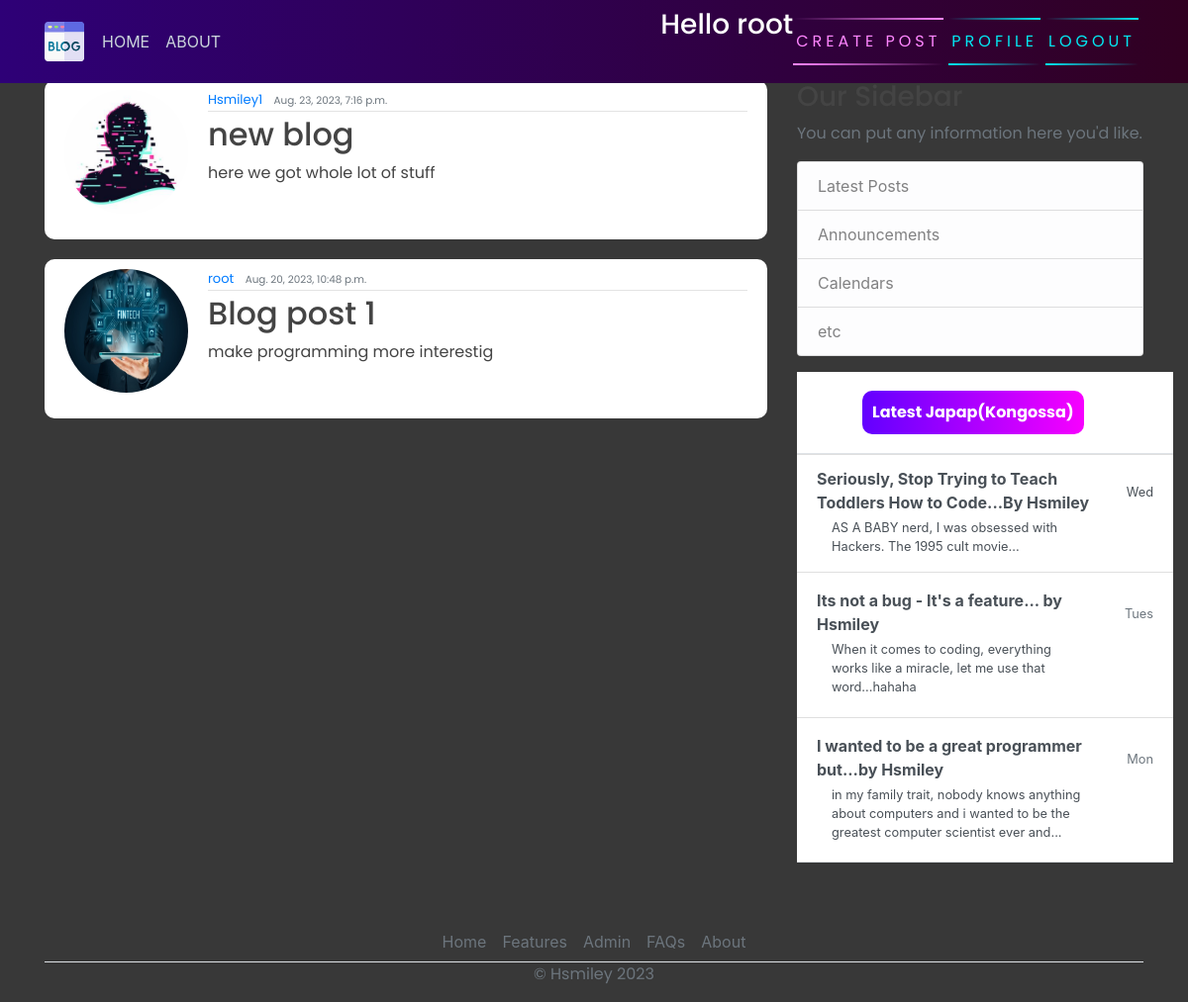
The app's page / (signed in), older data.
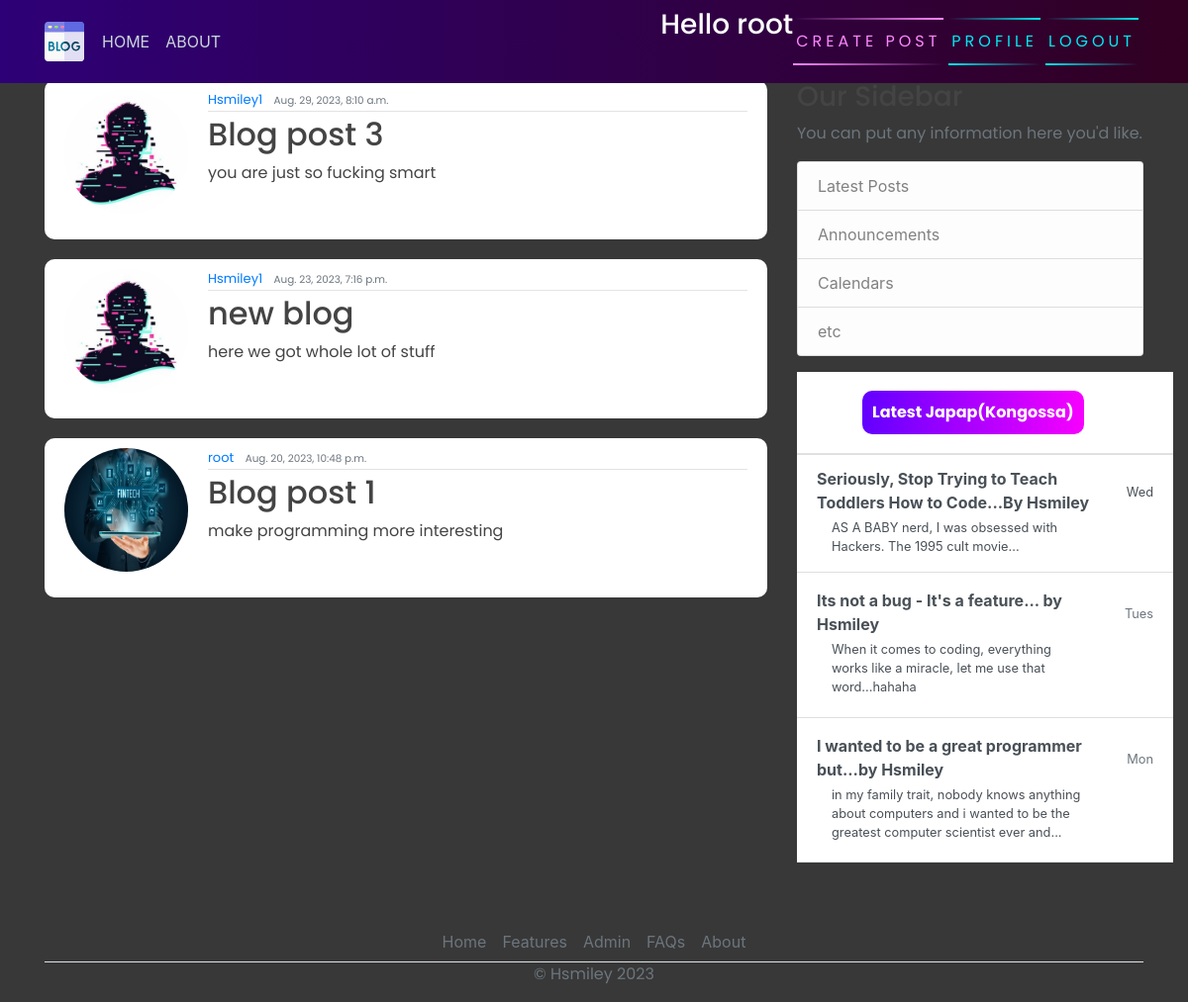
The same page, newer data.
### blog/models.py (models this page shows, shortened)
class Post(models.Model):
    title = models.CharField(max_length=100)
    content = models.TextField()
    date_posted = models.DateTimeField(default=timezone.now) # auto_now_add=True
    author = models.ForeignKey(User, on_delete=models.CASCADE) # if user is deleted, delete all posts

### user/models.py (models this page shows, shortened)
class Profile(models.Model):
    user = models.OneToOneField(User, related_name='profile', on_delete=models.CASCADE)
    image = models.ImageField(default='default.jpg', upload_to='profile_pics')

### blog/views.py (the view)
# urls.py: path('', PostListView.as_view(), name="blog-home"),
class PostListView(LoginRequiredMixin, ListView):
    model = Post
    template_name = 'blog/home.html'
    context_object_name = 'posts'
    ordering = ["-date_posted"]

### blog/templates/blog/home.html
{% extends 'blog/base.html' %}
{% block content %}
    {% for posts in posts %}
        <article class="media content-section">
            <img class="rounded-circle account-img" src="{{ posts.author.profile.image.url }}" alt="">
            <div class="media-body">
              <div class="article-metadata">
                <a class="mr-2" href="#">{{ posts.author }}</a>
                <small class="text-muted">{{ posts.date_posted }}</small>
              </div>
              <h2><a class="article-title" href="{% url 'blog-detail' posts.id %}">{{ posts.title }}</a></h2>
              <p class="article-content">{{ posts.content }}</p>
            </div>
            <br>
          </article>
    {% endfor  %}
{% endblock content %}

### blog/templates/blog/base.html (shortened to what this page needs)
{% load static %}
<!DOCTYPE html>
<html>
<head>
    <link rel="stylesheet" href="https://maxcdn.bootstrapcdn.com/bootstrap/4.0.0/css/bootstrap.min.css">
    <link rel="stylesheet" href="{% static 'blog/main.css' %}">
</head>
<body>
    <header class="site-header">
      <nav class="navbar navbar-expand-md navbar-dark bg-steel fixed-top">
        <div class="container">
          <div class="collapse navbar-collapse" id="navbarToggle">
            <div class="navbar-nav mr-auto">
                {% if user.is_authenticated %}
              <a class="nav-item nav-link" href="{% url 'blog-home' %}">HOME</a>
              <a class="nav-item nav-link" href="{% url 'blog-about' %}">ABOUT</a>
            </div>
            <div class="navbar-nav">
               <h3 style="color: white;">Hello {{request.user}}</h3>
                <a href="{% url 'blog-new' %}" id="auth-links">
                <span></span>
                <span></span>
                Create Post
            </a>
                <a href="{% url 'profile' %}" id="auth-links">
                <span></span>
                <span></span>
                Profile
            </a>
                <a href="{% url 'logout' %}" id="auth-links">
                <span></span>
                <span></span>
                Logout
            </a>
                {% endif %}
            </div>
          </div>
        </div>
      </nav>
    </header>
    <main role="main" class="container">
      <div class="row">
          <div class="col-md-8">
          </div>
        <div class="col-md-8">
           {% block content %}{% endblock %}
        </div>
        <div class="col-md-4">
          <div class="content-sectionw">
             <h3>Our Sidebar</h3>
            <p class='text-muted'>You can put any information here you'd like.
              <ul class="list-group">
                <li class="list-group-item list-group-item-light">Latest Posts</li>
                <li class="list-group-item list-group-item-light">Announcements</li>
                <li class="list-group-item list-group-item-light">Calendars</li>
                <li class="list-group-item list-group-item-light">etc</li>
              </ul>
            </p>
            <div class="d-flex flex-column align-items-stretch flex-shrink-0 bg-white" style="width: 380px;" style="padding-top: 120px;">
                <a id="list-group" style="text-decoration: none;" href="" class="d-flex align-items-center flex-shrink-0 p-3 link-dark text-decoration-none border-bottom">
                  <svg class="bi me-2" width="30" height="24"><use xlink:href="#bootstrap"/></svg>
                  <span class="fs-5 fw-semibold" id="gist-btn">Latest Japap(Kongossa)</span>
                </a>
                <div class="list-group list-group-flush border-bottom scrollarea">
                  <a href="#" class="list-group-item list-group-item-action  lh-tight" aria-current="true">
                    <div class="d-flex w-100 align-items-center justify-content-between">
                      <strong class="mb-1">Seriously, Stop Trying to Teach Toddlers How to Code...By Hsmiley
                    </strong>
                      <small>Wed</small>
                    </div>
                    <div class="col-10 mb-1 small">AS A BABY nerd, I was obsessed with Hackers. The 1995 cult movie... </div>
                  </a>
                  <a href="#" class="list-group-item list-group-item-action py-3 lh-tight">
                    <div class="d-flex w-100 align-items-center justify-content-between">
                      <strong class="mb-1">Its not a bug - It's a feature... by Hsmiley</strong>
                      <small class="text-muted">Tues</small>
                    </div>
                    <div class="col-10 mb-1 small">When it comes to coding, everything works like a miracle, let me use that word...hahaha</div>
                  </a>
                  <a href="#" class="list-group-item list-group-item-action py-3 lh-tight">
                    <div class="d-flex w-100 align-items-center justify-content-between">
                      <strong class="mb-1">I wanted to be a great programmer but...by Hsmiley</strong>
                      <small class="text-muted">Mon</small>
                    </div>
                    <div class="col-10 mb-1 small">in my family trait, nobody knows anything about computers and i wanted to be the greatest computer scientist ever and...</div>
                  </a>
                </div>
              </div>
          </div>
        </div>
      </div>
        <footer class="" >
          <ul class="nav justify-content-center border-bottom"  style="margin-top: 60px;">
            <li class="nav-item"><a href="#" class="nav-link px-2 text-muted">Home</a></li>
            <li class="nav-item"><a href="#" class="nav-link px-2 text-muted">Features</a></li>
            <li class="nav-item"><a href="admin/" class="nav-link px-2 text-muted">Admin</a></li>
            <li class="nav-item"><a href="#" class="nav-link px-2 text-muted">FAQs</a></li>
            <li class="nav-item"><a href="#" class="nav-link px-2 text-muted">About</a></li>
          </ul>
          <p class="text-center text-muted">&copy; Hsmiley 2023</p>
        </footer>
    </main>
</body>
</html>

### blog/static/blog/main.css (style rules this page uses)
body { background-color: rgb(56, 56, 56); margin-top: 5rem; background-size: contain; background-repeat: no-repeat; }
h1, h2, h3, h4, h5, h6, p { color: #444444; font-family: 'Poppins', sans-serif; }
ul { margin: 0; }
.bg-steel { background: linear-gradient(270deg, rgb(49, 0, 33) 0%, rgb(46, 0, 119) 100%); }
.site-header .navbar-nav .nav-link { color: #cbd5db; }
.content-section { background: #ffffff; padding: 10px 20px; border-radius: 10px; margin-bottom: 20px; }
.article-title { color: #444444; }
.article-content { white-space: pre-line; }
.article-metadata { font-family: 'Poppins', sans-serif; padding-bottom: 1px; margin-bottom: 4px; font-size: 13px; border-bottom: 1px solid #e3e3e3 }
.account-img { height: 125px; width: 125px; margin-right: 20px; margin-bottom: 16px; }
svg { width: 50px; height: 50px; }
#auth-links { font-family: 'Poppins', sans-serif; position: relative; display: inline-block; padding: 12px 3px; margin: 10px 0; color: #03e9f4; text-decoration: none; text-transform: uppercase; transition: 0.5s; letter-spacing: 4px; overflow: hidden; margin-right: 5px; }
#auth-links:nth-child(2) { filter: hue-rotate(110deg); }
#auth-links span { position: absolute; display: block; }
#auth-links span:nth-child(1) { top: 0; left: 0; width: 100%; height: 2px; background: linear-gradient(90deg,transparent,#03e9f4); animation: animate1 1s linear infinite; }
#auth-links span:nth-child(3) { bottom: 0; right: 0; width: 100%; height: 2px; background: linear-gradient(270deg,transparent,#03e9f4); animation: animate3 1s linear infinite; animation-delay: 0.50s; }
#gist-btn { color: black; background: linear-gradient(270deg, rgb(247, 0, 255) 0%, rgb(98, 0, 255) 100%); padding: 10px; color: white; font-family: 'Poppins', sans-serif; font-weight: bold; border-radius: 10px; }

Row changes from the older to the newer data that the page shows:
added Post: author.profile.image (placeholder picture), author "Hsmiley1", date_posted "Aug. 29, 2023, 8:10 a.m.", title "Blog post 3", content "you are just so fucking smart"
changed Post "Blog post 1": content "make programming more interestig" → "make programming more interesting"
